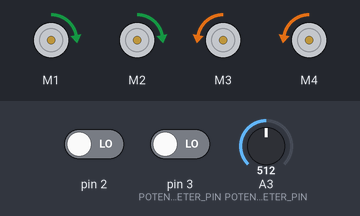
A sketch run on a simulated Arduino Uno, built with avr-gcc and run on an emulated ATmega328P. On the bench: 4 × DC motor (green arrow = forward, orange = backward, longer = faster). The test bench sets the inputs (shaded band); at power-on: A3 (POTENTIOMETER_PIN) = 512, pin 2 LOW, pin 3 (POTENTIOMETER_PIN) LOW.

Above: at 1.2 s.
1.3 s: A3 (POTENTIOMETER_PIN) set to 716
At 2.3 s:
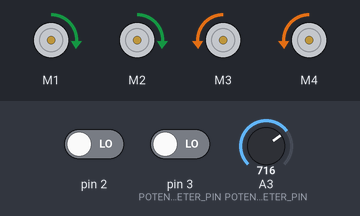
2.8 s: A3 (POTENTIOMETER_PIN) set to 306
At 3.4 s:
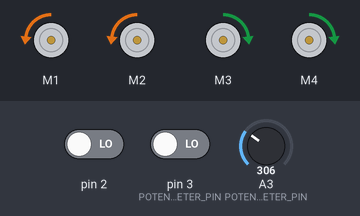
4.3 s: A3 (POTENTIOMETER_PIN) set to 245
At 5.5 s:
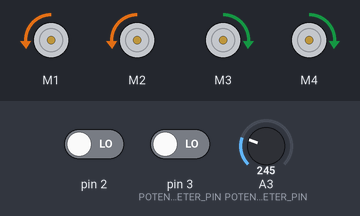
5.8 s: A3 (POTENTIOMETER_PIN) set to 900
At 6.9 s:
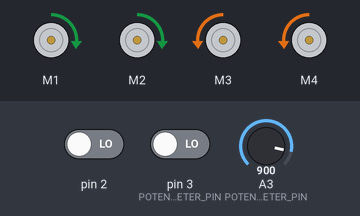
7.3 s: A3 (POTENTIOMETER_PIN) set to 122
At 8.0 s:
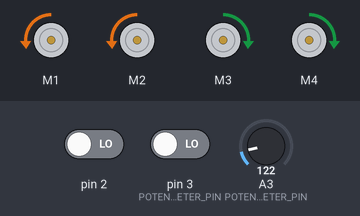
Timing chart, 0 to 9.8 s (numbered marks = the images above; inputs shaded):
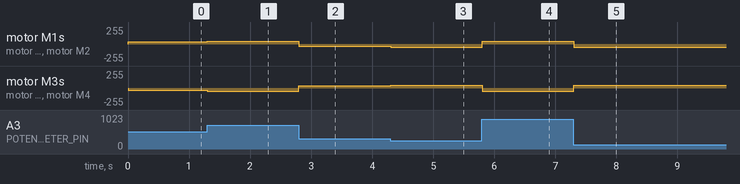

Measured:
- after the input at 1.3 s, motor M1, motor M2: forward 31/255 → forward 45/255 at once; motor M3, motor M4: backward 31/255 → backward 45/255 at once
- after the input at 2.8 s, motor M1, motor M2: forward 45/255 → backward 35/255 at once; motor M3, motor M4: backward 45/255 → forward 35/255 at once
- after the input at 4.3 s, motor M1, motor M2: backward 35/255 → backward 45/255 at once; motor M3, motor M4: forward 35/255 → forward 45/255 at once
- after the input at 5.8 s, motor M1, motor M2: backward 45/255 → forward 45/255 at once; motor M3, motor M4: forward 45/255 → backward 45/255 at once
- after the input at 7.3 s, motor M1, motor M2: forward 45/255 → backward 45/255 at once; motor M3, motor M4: backward 45/255 → forward 45/255 at once

The sketch:

newRobotInterface.ino
```cpp
#include "RobotController.h"
#include "Potentiometer.h"
#include "log.h"

RobotController *controller;
int mode = 1;

void setup() {
  controller = new RobotController();
}

void loop() {
  if (Serial.available() >= 1) {
    int read_mode = Serial.read() - '0';
    if (read_mode != 0) {
      mode = read_mode;
    }
  }
  const int mode_speeds[8] = {0, 0, 30, 30, 30, -30, -30, -30};
  const int mode_angles[8] = {0, 0, 0, -30, 30, 0, -30, 30};
  controller->setDrive(mode_speeds[mode], mode_angles[mode], getCurrentAngle());
}
```

PidController.h
```cpp
#ifndef PID_CONTROLLER_H
#define PID_CONTROLLER_H

// Implements a PID controller.
class PidController {
  public:
    // k_p, k_i, and k_d are the constants for the PID controller. They
    // should all be non-negative.
    PidController(double k_p, double k_i, double k_d);
    // This function should be called at regular intervals. 'error' is the
    // error value of the system, which is the current value (process
    // variable) subtracted by the target value (setpoint). Returns how much
    // to correct the error (control variable).
    double go(double error);
  private:
    const double k_p, k_i, k_d;
    // The 'error' value in the previous call to 'go'.
    double prev_error;
    // The sum of 'error' values in all previous calls to 'go'.
    double sum_error;
    // Timestamp of the time 'go' was previously called.
    unsigned long last_called_micros;
    // Is true iff 'go' has been called before.
    bool called_before;
};

#endif
```

PidController.ino
```cpp
#include "PidController.h"

PidController::PidController(double k_p, double k_i, double k_d):
    k_p(k_p), k_i(k_i), k_d(k_d) {
  sum_error = 0.0;
  called_before = false;
}

double PidController::go(double error) {
  double correction = - k_p * error;
  unsigned long curr_micros = micros();
  if (called_before) {
    unsigned long diff_micros = curr_micros - last_called_micros;
    sum_error += error * diff_micros;
    correction -= k_i * sum_error;
    correction -= k_d * (error - prev_error) / max(diff_micros, 1ul);
  }
  prev_error = error;
  last_called_micros = curr_micros;
  called_before = true;
  return correction;
}
```

Potentiometer.h
```cpp
#ifndef POTENTIOMETER_H
#define POTENTIOMETER_H

// Reads the potentiometer and returns the current angle of the central joint,
// in degrees. Positive is turning right. Negative is turning left. 0 is
// straightforward.
double getCurrentAngle();

#endif
```

Potentiometer.ino
```cpp
#include "Potentiometer.h"
#include "log.h"

// The pin the potentiometer is connected to.
const int POTENTIOMETER_PIN = 3;
// Number of potentiometer calibration points. Must be at least 2.
const int NUM_CALIBRATION = 3;
// For any i, POTENTIOMETER_VALUES[i] should be the value read from the
// potentiometer when the angle is ANGLES[i]. ANGLES[0] and ANGLES[NUM_CALIBRATION-1]
// should be the extreme left and extreme right in some order. POTENTIOMETER_VALUES
// should be strictly increasing.
const double ANGLES[NUM_CALIBRATION] = {45.0, 0.0, -45.0};
const double POTENTIOMETER_VALUES[NUM_CALIBRATION] = {270, 425, 551};

double getCurrentAngle() {
  debugln("Calling getCurrentAngle: ");
  double value = analogRead(POTENTIOMETER_PIN);
  double angle;
  if (value <= POTENTIOMETER_VALUES[0]) {
    debugln("value <= POTENTIOMETER_VALUES[0]");
    angle = ANGLES[0];
  } else if (value >= POTENTIOMETER_VALUES[NUM_CALIBRATION-1]) {
    debugln("value >= POTENTIOMETER_VALUES[NUM_CALIBRATION-1]");
    angle = ANGLES[NUM_CALIBRATION-1];
  } else {
    for (int i = 0; i < NUM_CALIBRATION-1; i++) {
      if (value >= POTENTIOMETER_VALUES[i] && value <= POTENTIOMETER_VALUES[i+1]) {
        debug("In range #"); debugln(i);
        angle = map(value, POTENTIOMETER_VALUES[i], POTENTIOMETER_VALUES[i+1],
              ANGLES[i], ANGLES[i+1]);
        break;
      }
    }
  }
  debuglnValue(value);
  debuglnValue(angle);
  return angle;
}
```

RobotController.h
```cpp
#ifndef ROBOT_CONTROLLER_H
#define ROBOT_CONTROLLER_H

#include "PidController.h"
#include "WheelController.h"
#include <Adafruit_MotorShield.h>

// An interface for controlling the robot.
// All speeds are measured in revolutions per second. All angles are measured in
// degrees.
class RobotController {
  public:
    RobotController();
    // Steers the robot. 'target_speed' is the target speed 'target_angle'
    // controlls how the robot should turn. It is the angle we want the
    // central joint to be. 0 is straight forward.  Positive is turning
    // right. Negative is turning left.  'curr_angle' is the current angle
    // of the joint.
    void setDrive(double target_speed, double target_angle, double curr_angle);
  private:
    // Sets 'motor_speeds' such that, if the wheels are maintained at these
    // speeds for a long time, will result in the robot moving at 'speed'
    // and has the central joint at 'angle'.
    void setDriveTowards(double speed, double angle);
    // Adjusts 'motor_speeds' so that the angle is closer to 'target_angle',
    // using the PID controller algorithm.
    void pidAngleCorrection(double target_angle, double curr_angle);
    // Actually make the wheel turn at the values in 'motor_speeds'.
    void setMotors();

    Adafruit_MotorShield motor_shield;
    // PID controller for the angle.
    PidController angle_controller;
    // 0 is back left, 1 is back right, 2 is front left, 3 is front right
    double motor_speeds[4];
    WheelController *(wheel_controllers[4]);
};

#endif
```

RobotController.ino
```cpp
#include "RobotController.h"
#include "Potentiometer.h"
#include "log.h"

// All lengths are measured in TODO units
// The distance between the left and right wheels.
const double WIDTH = 1.0;  // TODO measure this
// The distance between the front wheels and the middle joint.
const double FRONT_LENGTH = 0.5; // TODO measure this
// The distance between the back wheels and the middle joint.
const double BACK_LENGTH = 0.5; // TODO measure this
// Constants for the PID controller.
const double K_P = 1.0, K_I = 0.00, K_D = 0.00000; // TODO tune these
// Epsilon: numbers less than this is treated as zero.
const double EPS = 1e-4;

volatile int encoder_count[4];

// Interrupt functions. They just increment the count for each encoder up by 1
void count0() {encoder_count[0]++;}
void count1() {encoder_count[1]++;}
void count2() {encoder_count[2]++;}
void count3() {encoder_count[3]++;}

RobotController::RobotController(): angle_controller(K_P, K_I, K_D) {
  motor_shield.begin();
  // Set up interrupts for the encoder
  attachInterrupt(digitalPinToInterrupt(2), count0, CHANGE);
  attachInterrupt(digitalPinToInterrupt(3), count1, CHANGE);
  attachInterrupt(digitalPinToInterrupt(18), count2, CHANGE);
  attachInterrupt(digitalPinToInterrupt(19), count3, CHANGE);
  for (int i = 0; i < 4; i++) {
    wheel_controllers[i] =
      new WheelController(motor_shield.getMotor(i+1), &(encoder_count[i]));
  }
}

void RobotController::setDrive(
    double target_speed, double target_angle, double curr_angle) {
  debug("Calling setDrive: ");
  debugValue(target_speed);
  debugValue(target_angle);
  debugValue(curr_angle);
  debugln();
  setDriveTowards(target_speed, curr_angle);
  pidAngleCorrection(target_angle, curr_angle);
  setMotors();
}

void RobotController::setDriveTowards(double speed, double angle) {
  debug("Calling setDriveTowards:");
  debugValue(speed);
  debugValue(angle);
  debugln();
  if (angle < EPS) { // If going straight forward.
    for (int i = 0; i < 4; i++) {
      motor_speeds[i] = speed;
    }
    return;
  }
  // Convert to radians
  double angle_rad = angle * M_PI / 180.0;
  // Turning radius. Positive if turning right. Negative if turning left.
  // Have different values for front and back wheels.
  double r_front = (BACK_LENGTH + FRONT_LENGTH * cos(angle_rad)) / sin(angle_rad);
  double r_back  = (FRONT_LENGTH + BACK_LENGTH * cos(angle_rad)) / sin(angle_rad);
  motor_speeds[0] = speed * (1 + WIDTH / (2 * r_back)); // back left wheel
  motor_speeds[1] = speed * (1 - WIDTH / (2 * r_back)); // back right wheel
  motor_speeds[2] = speed * (1 + WIDTH / (2 * r_front)); // front left wheel
  motor_speeds[3] = speed * (1 - WIDTH / (2 * r_front)); // front right wheel
  debuglnValue(motor_speeds[0]);
  debuglnValue(motor_speeds[1]);
  debuglnValue(motor_speeds[2]);
  debuglnValue(motor_speeds[3]);
}

void RobotController::pidAngleCorrection(
    double target_angle, double curr_angle) {
  debug("Calling pidAngleCorrection:");
  debugValue(target_angle);
  debugValue(curr_angle);
  debugln();
  double error = curr_angle - target_angle;
  double correction = angle_controller.go(error);
  debuglnValue(correction);
  motor_speeds[0] -= correction;
  motor_speeds[1] += correction;
  motor_speeds[2] += correction;
  motor_speeds[3] -= correction;
  debuglnValue(motor_speeds[0]);
  debuglnValue(motor_speeds[1]);
  debuglnValue(motor_speeds[2]);
  debuglnValue(motor_speeds[3]);
}

void RobotController::setMotors() {
  debugln("Calling setMotors");
  // The left wheels have to turn the other way
  const double MULTIPLIER[4] = {-1, 1, -1, 1};
  for (int i = 0; i < 4; i++) {
    double x = motor_speeds[i] * MULTIPLIER[i];
    debug("motor #"); debug(i); debug(": "); debugln(speed);
    wheel_controllers[i]->setSpeed(x);
  }
}
```

WheelController.h
```cpp
#ifndef WHEEL_CONTROLLER_H
#define WHEEL_CONTROLLER_H

#include <Adafruit_MotorShield.h>

// An interface for controlling one wheel.
class WheelController {
    public:
        WheelController(Adafruit_DCMotor *motor, volatile int *encoder_count);
        // Makes the wheel turn at 'speed' revolutions per second.
        void setSpeed(double speed);
    private:
        // Sets ang_vel to current angular velocity
        void calcAngVel();

        Adafruit_DCMotor *motor;
        volatile int *encoder_count;
        long unsigned int last_calc_time;
        // Current angular velocity
        double ang_vel;
};
#endif
```

WheelController.ino
```cpp
#include "WheelController.h"

const int SAMPLE_SIZE = 1000; // in ms

WheelController::WheelController(Adafruit_DCMotor *motor, volatile int *encoder_count) {
  this->motor = motor;
  this->encoder_count = encoder_count;
  this->last_calc_time = millis();
  this->ang_vel = 0.0;
}

void WheelController::setSpeed(double speed) {
  calcAngVel();
  // Currently assumes that setting the power to 'speed' will make motor turn at
  // 'speed' revolutions per second.
  // TODO use ang_vel to calculate required power.
  // Note: If the power is set to more than 255, it will overflow.
  motor->setSpeed(min(255, abs(speed)));
  if (speed > 0) {
    motor->run(FORWARD);
  } else {
    motor->run(BACKWARD);
  }
}

void WheelController::calcAngVel() {
  // Motor is 48:1 gearing, with an 8 pole magnet, meaning 1 roation is 384 ticks
  // Checks to see if the sample taking time is up. If yes then it calculates angular velocity
  if (millis() - last_calc_time > SAMPLE_SIZE) {
    // Calculates the angular velocity
    ang_vel = (double(*encoder_count)/384)/(SAMPLE_SIZE/1000.0);
    // Resets the time for this motor
    last_calc_time = 0;
    // Resets encoder count so we don't double count in the future
    *encoder_count = 0;
  }
}
```

log.h
```cpp
#ifndef LOG_H
#define LOG_H

// Comment this line to disable logging. Uncomment it to enable it.
//#define DEBUG

#define do_it(a) do { a; } while (0)

// Call initLogging() in setup().
#ifdef DEBUG
  #define initLogging() do_it(Serial.begin(9600))
  #define debug(x) do_it(Serial.print(x))
  #define debugln(x) do_it(Serial.println(x))
  #define debugValue(x) do_it(debug(#x "="); debug(x); debug(" ");)
  #define debuglnValue(x) do_it(debug(#x "="); debugln(x);)
#else
  #define initLogging() do_it()
  #define debug(x) do_it()
  #define debugln(x) do_it()
  #define debugValue(x) do_it()
  #define debuglnValue(x) do_it()
#endif

#endif
```
